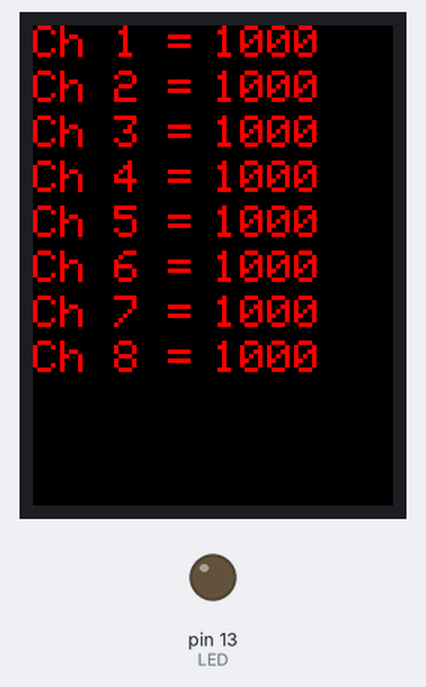
Bench run of a sketch on a simulated Arduino Uno, built with avr-gcc and run on an emulated ATmega328P. Parts: 240×320 colour display, output pins drawn as LEDs (lit = HIGH).

Above: at 1.3 s.

The sketch:

serialTest.ino
```cpp
#include "SPI.h"
#include "Adafruit_GFX.h"
#include "Adafruit_ILI9340.h"

#if defined(__SAM3X8E__)
    #undef __FlashStringHelper::F(string_literal)
    #define F(string_literal) string_literal
#endif

// These are the pins used for the UNO
// for Due/Mega/Leonardo use the hardware SPI pins (which are different)
#define _sclk 13
#define _miso 12
#define _mosi 11
#define _cs 10
#define _dc 9
#define _rst 8

// Use hardware SPI
Adafruit_ILI9340 tft = Adafruit_ILI9340(_cs, _dc, _rst);

#define CHANNELS 8
#define TEXTSIZE 3
#define BAUD 115200
#define LED  13
#define PACKETSIZE  18 // channel * 2 + STARTBYTE + STOPBYTE
#define STARTBYTE  0x7B // {
#define STOPBYTE   0x7D // }

#define default_servo_value 1000  //set the default servo value
#define PPM_FrLen 22500  //set the PPM frame length in microseconds (1ms = 1000µs)
#define PPM_PulseLen 300  //set the pulse length
#define onState 1  //set polarity of the pulses: 1 is positive, 0 is negative
#define sigPin 2  //set PPM signal output pin on the arduino


typedef struct PACKET{
int16_t channels[CHANNELS];
int checksum;
char startByte;
char stopByte;
};

PACKET packet;
char input[2];

void setup() {
  // put your setup code here, to run once:

  setToDefault();

  // pinMode(sigPin, OUTPUT);
  // digitalWrite(sigPin, !onState);  //set the PPM signal pin to the default state (off)
  Serial.begin(BAUD);
  // cli();
  // TCCR1A = 0; // set entire TCCR1 register to 0
  // TCCR1B = 0;

  // OCR1A = 100;  // compare match register, change this
  // TCCR1B |= (1 << WGM12);  // turn on CTC mode
  // TCCR1B |= (1 << CS11);  // 8 prescaler: 0,5 microseconds at 16mhz
  // TIMSK1 |= (1 << OCIE1A); // enable timer compare interrupt
  // sei();

  char buffer[CHANNELS + 2];
  pinMode(LED,OUTPUT);
   tft.begin();
   delay(1000);
  tft.fillScreen(ILI9340_BLACK);

  // set initial channel values to zero
  for (int i = 0; i < CHANNELS; i++)
  {
    displayChannel(i,0);
  }
}

static int noData = 0;

void loop() {
  // testLoop();
  // put your main code here, to run repeatedly:
  if (Serial.available() >= PACKETSIZE)
  {
    packet.startByte = Serial.read();
    if (packet.startByte == STARTBYTE) // check for start of packet
    {  // read the data
      for (int i = 0; i < CHANNELS; ++i)
      {
        packet.channels[i] = readInt16();
      }
      // implement checksum later
      packet.stopByte = Serial.read(); // read stopbyte
      if (packet.stopByte != STOPBYTE) // check for complete packet
        ; // throw away the packet and reset the channels if packet is incomplete
      else // data is good, reset the counter
        noData = 0;
    }
    else // just flush the buffer and wait for clean data
      while(Serial.read() != -1);
  }

  else // if no data is received
  {
    noData++; // if this number gets above a certain limit, meaning no data received for a given period, reset to default values.
  }

  for (int i = 0; i < CHANNELS; ++i)
  {
  	updateChannel(i,packet.channels[i]);
  }

}

void setToDefault()
{
  for (int i = 0; i < CHANNELS; ++i)
  {
    packet.channels[i] = default_servo_value;
  }
}

void displayChannel(unsigned int channel, int value)
{
  tft.setTextSize(TEXTSIZE);
  tft.setTextColor(ILI9340_RED,ILI9340_BLACK);
  tft.setCursor(0,channel*TEXTSIZE*10);
  tft.print("Ch ");
  tft.print(channel+1);
  tft.print(" = ");
  tft.println(value);

}

void updateChannel(int channel, int value)
{
	// set the cursor
	tft.setTextColor(ILI9340_RED,ILI9340_BLACK);
	tft.setCursor(120,channel*TEXTSIZE*10);
	tft.println(value);
}

/*
*  Alternate main loop to test if we are successfully reading in ints
*/
void testLoop()
{
  int temp;
  displayChannel(1,0);
  while(1)
  {
    if (Serial.available() == 2) // make sure there are at least 2 bytes to read
    {
      temp = readInt16();
      // Serial.println("Attempting to read");
      // Serial.println(temp);
      displayChannel(1,temp);
    }
  }
  // updateChannel(3,temp);
}

int16_t readInt16()
{
  int upper = 0;
  int lower = 0;
  upper = Serial.read();
  lower = Serial.read();
  upper = upper * 256;
  lower += upper;
  return int16_t(lower);
}


// Interrupt routine to generate the outgoing signal
// ISR(TIMER1_COMPA_vect){  //leave this alone
//   static boolean state = true;

//   TCNT1 = 0;

//   if(state) {  //start pulse
//     digitalWrite(sigPin, onState);
//     OCR1A = PPM_PulseLen * 2;
//     state = false;
//   }
//   else{  //end pulse and calculate when to start the next pulse
//     static byte cur_chan_numb;
//     static unsigned int calc_rest;

//     digitalWrite(sigPin, !onState);
//     state = true;

//     if(cur_chan_numb >= CHANNELS){
//       cur_chan_numb = 0;
//       calc_rest = calc_rest + PPM_PulseLen;//
//       OCR1A = (PPM_FrLen - calc_rest) * 2;
//       calc_rest = 0;
//     }
//     else{
//       OCR1A = (packet.channels[cur_chan_numb] - PPM_PulseLen) * 2;
//       calc_rest = calc_rest + packet.channels[cur_chan_numb];
//       cur_chan_numb++;
//     }
//   }
// }
```
